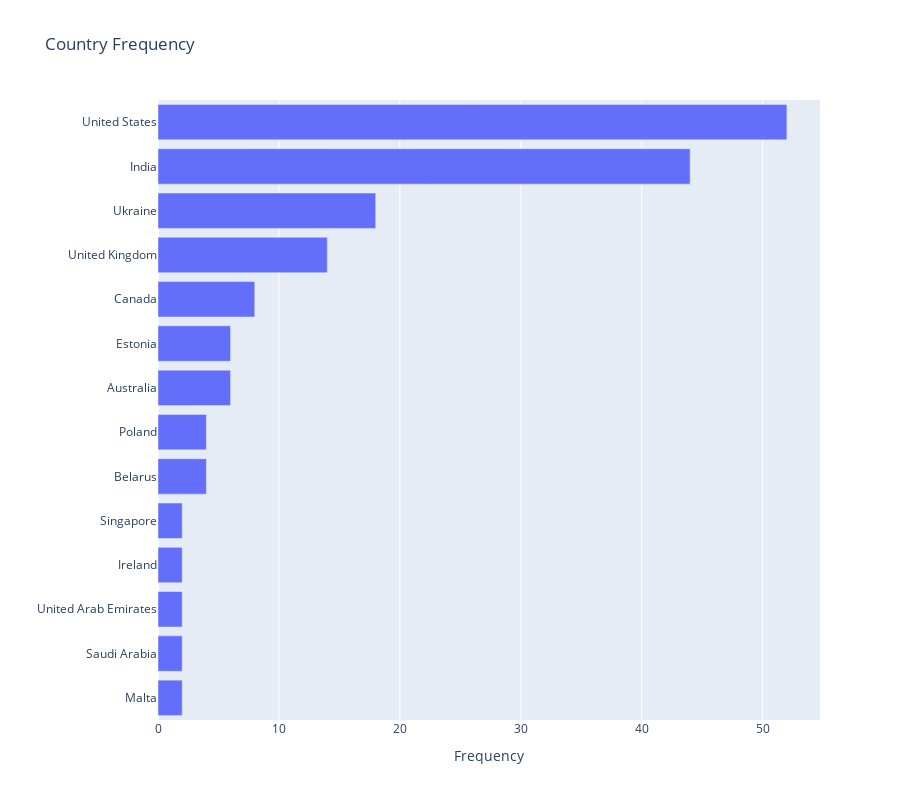

The code cell stored with this chart in its notebook:
### Code cell
px.bar(x=locations.values, y=locations.index,width=900, height=800, 
       title= 'Country Frequency',labels={'x':'Frequency','y':''})

### Figure 1 — Plotly figure (JSON) as saved in the notebook; plotly's stock layout.template omitted (floating-point values rounded to 4 significant figures)
{"data": [{"alignmentgroup": "True", "hovertemplate": "Frequency=%{x}<br>=%{y}<extra></extra>", "legendgroup": "", "marker": {"color": "#636efa", "pattern": {"shape": ""}}, "name": "", "offsetgroup": "", "orientation": "h", "showlegend": false, "textposition": "auto", "type": "bar", "x": [2, 2, 2, 2, 2, 4, 4, 6, 6, 8, 14, 18, 44, 52], "xaxis": "x", "y": ["Malta", "Saudi Arabia", "United Arab Emirates", "Ireland", "Singapore", "Belarus", "Poland", "Australia", "Estonia", "Canada", "United Kingdom", "Ukraine", "India", "United States"], "yaxis": "y"}], "layout": {"barmode": "relative", "height": 800, "legend": {"tracegroupgap": 0}, "title": {"text": "Country Frequency"}, "width": 900, "xaxis": {"anchor": "y", "domain": [0, 1], "title": {"text": "Frequency"}}, "yaxis": {"anchor": "x", "domain": [0, 1], "title": {"text": ""}}}}
